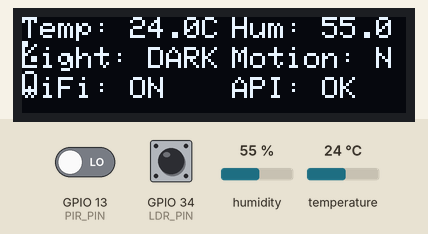
Bench run of a sketch on a simulated ESP32. On the bench: 128×32 one-colour display. The test bench sets the inputs (shaded band); at power-on: humidity 55 %, GPIO 13 (PIR_PIN) LOW, GPIO 34 (LDR_PIN) HIGH, temperature 24 °C. WiFi joins after 1.5 s; servers stay silent unless stated; uploads are accepted with an empty reply; the local clock reads 2024-03-15 10:24:30 at power-on unless the sketch sets it; not simulated (calls return 0 or success): secrets.h; what the sketch prints to the serial monitor is not drawn.

Above: at 8.8 s.
8.9 s: humidity set to 22 %
At 12.2 s:
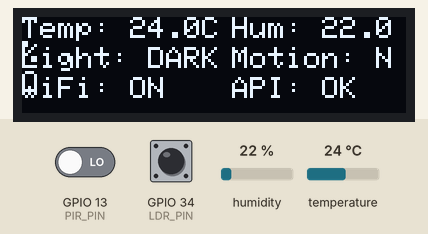
12.6 s: GPIO 13 (PIR_PIN) driven HIGH
At 14.7 s:
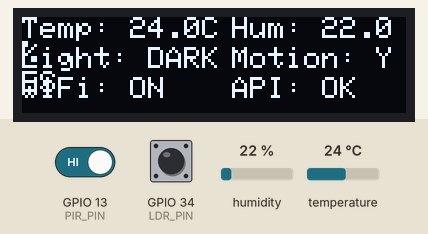
15.6 s: GPIO 34 (LDR_PIN) pulled LOW for 3.2 s
At 18.0 s:
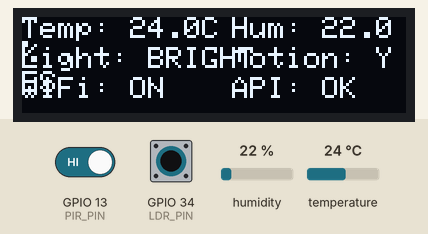
21.5 s: temperature set to 12 °C
At 23.4 s:
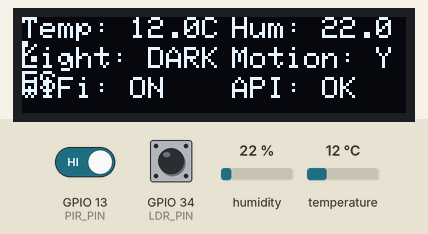
24.5 s: GPIO 13 (PIR_PIN) driven LOW
At 27.3 s:
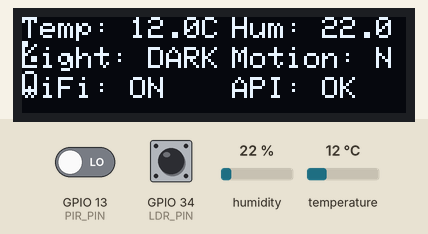
27.6 s: GPIO 34 (LDR_PIN) pulled LOW for 3.2 s
At 29.9 s:
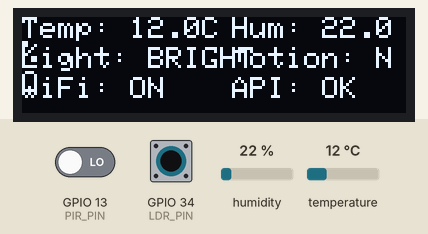
Timing chart, 0 to 31.4 s (numbered marks = the images above; inputs shaded):
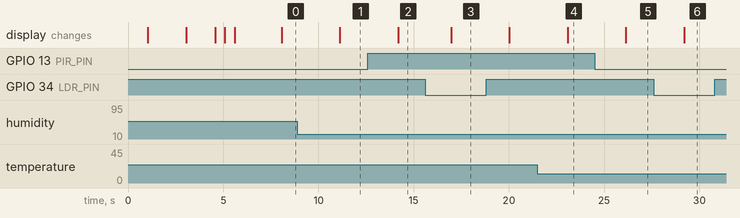

The sketch:

arduino.ino
```cpp
#include <Wire.h>
#include <Adafruit_GFX.h>
#include <Adafruit_SSD1306.h>
#include <DHT.h>
#include <WiFi.h>
#include <HTTPClient.h>
#include <WiFiClientSecure.h>
#include <WiFiClientSecure.h>
#include <time.h>

// --- SECRET CONFIGURATION ---
#include "secrets.h"

// --- HARDWARE CONFIGURATION ---
#define SCREEN_WIDTH 128
#define SCREEN_HEIGHT 32
#define OLED_RESET    -1
Adafruit_SSD1306 display(SCREEN_WIDTH, SCREEN_HEIGHT, &Wire, OLED_RESET);

#define DHTPIN 4
#define DHTTYPE DHT11
DHT dht(DHTPIN, DHTTYPE);

// CORRECTED: Digital LDR module uses digital output
#define LDR_PIN 34    // Digital output from LDR module
#define PIR_PIN 13    // Motion Sensor

// Timing variables
unsigned long lastUpdate = 0;
const unsigned long UPDATE_INTERVAL = 3000; // 3 seconds
const unsigned long WIFI_TIMEOUT = 15000; // 15 seconds timeout

// NTP Server
const char* ntpServer = "pool.ntp.org";
const long  gmtOffset_sec = 0;
const int   daylightOffset_sec = 0;

// Status flags
bool wifiConnected = false;
bool lastSendSuccess = false;

void setup() {
  Serial.begin(115200);
  delay(1000); // Give serial monitor time to connect

  Serial.println("\n\n========================");
  Serial.println("ESP32 Sensor Node v2.0");
  Serial.println("========================");

  // Initialize sensors
  dht.begin();
  pinMode(LDR_PIN, INPUT_PULLUP); // Digital input with pull-up
  pinMode(PIR_PIN, INPUT);

  // Initialize OLED
  if(!display.begin(SSD1306_SWITCHCAPVCC, 0x3C)) {
    Serial.println("OLED initialization failed!");
    Serial.println("Check I2C connections:");
    Serial.println("- SDA -> GPIO 21");
    Serial.println("- SCL -> GPIO 22");
    Serial.println("- VCC -> 3.3V");
    Serial.println("- GND -> GND");
    while(1); // Halt
  }

  Serial.println("OLED initialized successfully");

  // Display startup screen
  display.clearDisplay();
  display.setTextSize(1);
  display.setTextColor(SSD1306_WHITE);
  display.setCursor(0,0);
  display.println("Starting up...");
  display.println("Sensors: OK");
  display.println("OLED: OK");
  display.display();
  delay(2000);

  // Connect to WiFi
  connectToWiFi();

  // Test sensor readings
  Serial.println("\nTesting sensors...");
  testSensors();
}

void testSensors() {
  Serial.println("Sensor Test Results:");

  // Test LDR
  int ldrTest = digitalRead(LDR_PIN);
  Serial.print("LDR (Pin 34): ");
  Serial.println(ldrTest == HIGH ? "HIGH (DARK)" : "LOW (BRIGHT)");

  // Test PIR
  int pirTest = digitalRead(PIR_PIN);
  Serial.print("PIR (Pin 13): ");
  Serial.println(pirTest == HIGH ? "HIGH (Motion)" : "LOW (No Motion)");

  // Test DHT
  float testTemp = dht.readTemperature();
  float testHumid = dht.readHumidity();
  if (isnan(testTemp) || isnan(testHumid)) {
    Serial.println("DHT: FAILED - Check wiring!");
    Serial.println("DHT11 Wiring:");
    Serial.println("- Pin 1 -> 3.3V");
    Serial.println("- Pin 2 -> GPIO 4");
    Serial.println("- Pin 3 -> NC");
    Serial.println("- Pin 4 -> GND");
    Serial.println("(Add 10K resistor between Pin 1 and 2)");
  } else {
    Serial.print("DHT: OK - Temp=");
    Serial.print(testTemp);
    Serial.print("C, Humid=");
    Serial.print(testHumid);
    Serial.println("%");
  }
  Serial.println("======================");
}

void connectToWiFi() {
  display.clearDisplay();
  display.setCursor(0,0);
  display.println("WiFi: Connecting");
  display.print("SSID: ");
  display.println(WIFI_SSID);
  display.display();

  Serial.print("\nConnecting to WiFi: ");
  Serial.println(WIFI_SSID);

  WiFi.disconnect(true);
  delay(1000);
  WiFi.begin(WIFI_SSID, WIFI_PASSWORD);

  unsigned long startTime = millis();
  int dots = 0;

  while (WiFi.status() != WL_CONNECTED) {
    delay(500);
    Serial.print(".");

    // Update display with progress dots
    display.setCursor(0, 24);
    for (int i = 0; i < dots; i++) display.print(".");
    display.print(".");
    display.display();
    dots = (dots + 1) % 4;

    if (millis() - startTime > WIFI_TIMEOUT) {
      display.clearDisplay();
      display.setCursor(0,0);
      display.println("WiFi: FAILED!");
      display.println("Check:");
      display.println("1. SSID/Password");
      display.println("2. Router");
      display.display();
      Serial.println("\nWiFi connection timeout!");
      wifiConnected = false;
      return;
    }
  }

  wifiConnected = true;

  // Init and get time
  configTime(gmtOffset_sec, daylightOffset_sec, ntpServer);

  display.clearDisplay();
  display.setCursor(0,0);
  display.println("WiFi: CONNECTED");
  display.print("IP: ");
  display.println(WiFi.localIP());
  display.display();

  Serial.println("\nWiFi connected!");
  Serial.print("IP Address: ");
  Serial.println(WiFi.localIP());

  delay(2000);
}

bool sendToAPI(float temperature, float humidity, int light, bool motion) {
  if (!wifiConnected || WiFi.status() != WL_CONNECTED) {
    Serial.println("WiFi not connected. Reconnecting...");
    connectToWiFi();
    return false;
  }

  Serial.println("\nPreparing to send data...");
  Serial.print("API URL: ");
  Serial.println(API_URL);

  // Get current timestamp
  time_t now;
  time(&now);

  // Create JSON payload
  String jsonData = "{";
  jsonData += "\"temperature\":" + String(temperature, 1) + ",";
  jsonData += "\"humidity\":" + String(humidity, 1) + ",";
  jsonData += "\"light\":" + String(light) + ",";
  jsonData += "\"motion\":" + String(motion ? 1 : 0);
  // jsonData += "\"timestamp\":" + String((unsigned long)now); // Let server handle timestamp
  jsonData += "}";

  Serial.print("JSON Data: ");
  Serial.println(jsonData);

  WiFiClientSecure client;
  HTTPClient http;

  client.setInsecure(); // Skip SSL certificate verification

  if (http.begin(client, API_URL)) {
    http.addHeader("Content-Type", "application/json");
    http.addHeader("User-Agent", "ESP32-Sensor-Node");

    Serial.println("Sending POST request...");
    int httpCode = http.POST(jsonData);

    Serial.print("HTTP Response: ");
    Serial.println(httpCode);

    if (httpCode > 0) {
      String response = http.getString();
      Serial.print("Server Response: ");
      Serial.println(response);

      if (httpCode == 200 || httpCode == 201) {
        Serial.println("Data sent successfully!");
        http.end();
        return true;
      }
    } else {
      Serial.print("POST failed, error: ");
      Serial.println(http.errorToString(httpCode));
    }

    http.end();
  } else {
    Serial.println("Failed to connect to API endpoint");
  }

  return false;
}

bool pushToFirebase(float temperature, float humidity, int light, bool motion) {
  if (!wifiConnected || WiFi.status() != WL_CONNECTED) return false;

  WiFiClientSecure client;
  HTTPClient http;
  client.setInsecure();

  // Firebase REST API URL
  String url = String(FIREBASE_HOST) + "latest_reading.json?auth=" + String(FIREBASE_AUTH);

  if (http.begin(client, url)) {
    http.addHeader("Content-Type", "application/json");

    // Construct lightweight JSON
    String json = "{";
    json += "\"temperature\":" + String(temperature, 1) + ",";
    json += "\"humidity\":" + String(humidity, 1) + ",";
    json += "\"light\":" + String(light) + ",";
    json += "\"motion\":" + String(motion ? 1 : 0) + ",";
    json += "\"timestamp\":" + String((unsigned long)time(nullptr));
    json += "}";

    int httpCode = http.PUT(json); // Use PUT to overwrite the current state
    http.end();
    return (httpCode == 200);
  }
  return false;
}

void updateDisplay(float temp, float humid, bool light, bool motion, bool sendSuccess) {
  display.clearDisplay();

  // Line 1: Temperature and Humidity
  display.setCursor(0, 0);
  display.print("Temp: ");
  display.print(temp, 1);
  display.print("C");

  display.setCursor(70, 0);
  display.print("Hum: ");
  display.print(humid, 1);
  display.print("%");

  // Line 2: Light and Motion
  display.setCursor(0, 10);
  display.print("Light: ");
  display.print(light ? "BRIGHT" : "DARK");

  display.setCursor(70, 10);
  display.print("Motion: ");
  display.print(motion ? "YES" : "NO");

  // Line 3: WiFi and API Status
  display.setCursor(0, 20);
  display.print("WiFi: ");
  display.print(wifiConnected ? "ON" : "OFF");

  display.setCursor(70, 20);
  display.print("API: ");
  display.print(sendSuccess ? "OK" : "FAIL");

  display.display();
}

void loop() {
  unsigned long currentMillis = millis();

  // 1. FAST SENSORS: Read digital pins every loop for "instant" detection
  bool lightState = digitalRead(LDR_PIN) == LOW; // LOW when bright
  bool motionState = digitalRead(PIR_PIN) == HIGH; // HIGH when motion

  // 2. SLOW SENSORS: Read DHT only every 2 seconds
  static unsigned long lastDhtRead = 0;
  static float temperature = 25.0;
  static float humidity = 50.0;
  if (currentMillis - lastDhtRead >= 2000) {
      float t = dht.readTemperature();
      float h = dht.readHumidity();
      if (!isnan(t) && !isnan(h)) {
          temperature = t;
          humidity = h;
      }
      lastDhtRead = currentMillis;
  }

  // 3. LOW LATENCY FIREBASE: Push every 500ms for "instantaneous" feel
  static unsigned long lastFirebasePush = 0;
  if (currentMillis - lastFirebasePush >= 500) {
      pushToFirebase(temperature, humidity, lightState ? 1 : 0, motionState);
      lastFirebasePush = currentMillis;
  }

  // 4. SUPABASE API: Send every 3 seconds
  if (currentMillis - lastUpdate >= UPDATE_INTERVAL) {
    Serial.println("\n--- Sending to Supabase ---");
    lastSendSuccess = sendToAPI(temperature, humidity, lightState ? 1 : 0, motionState);

    // Update local OLED display
    updateDisplay(temperature, humidity, lightState, motionState, lastSendSuccess);

    lastUpdate = currentMillis;
  }

  // 5. PERIODIC WiFi CHECK
  static unsigned long lastWifiCheck = 0;
  if (currentMillis - lastWifiCheck >= 30000) {
    if (WiFi.status() != WL_CONNECTED) {
      wifiConnected = false;
      connectToWiFi();
    }
    lastWifiCheck = currentMillis;
  }

  delay(50); // Reduced delay for faster loop cycles (20Hz)
}
```

Measured:
- after the input at 8.9 s, the display: changes after 2.2 s (image 1)
- after the input at 12.6 s, the display: changes after 1.6 s (image 2)
- after the input at 15.6 s, the display: changes after 1.4 s (image 3)
- after the input at 21.5 s, the display: changes after 1.6 s (image 4)
- after the input at 24.5 s, the display: changes after 1.6 s (image 5)
- after the input at 27.6 s, the display: changes after 1.6 s (image 6)
